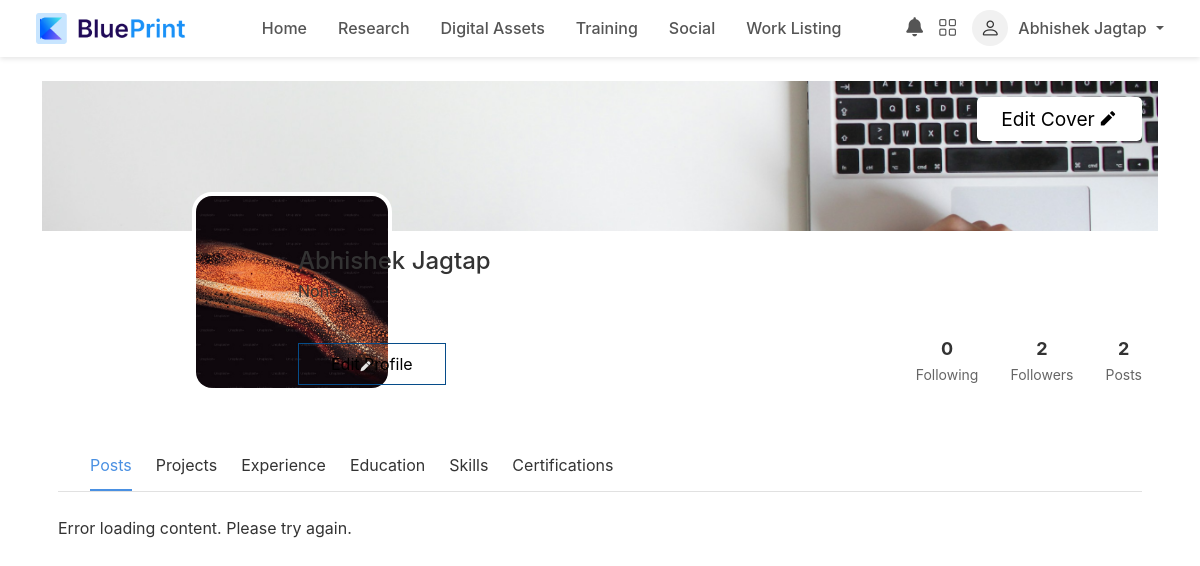
/profile/ (signed in), run on the app's committed database.
### Users/models.py (models this page shows, shortened)
class CustomUser(AbstractUser):
    PROFESSIONAL = 'professional'
    ORGANIZATIONAL = 'organizational'
    INSTRUCTOR = 'instructor'
    INSTITUTIONAL = 'institutional'
    USER_TYPE_CHOICES = [
        (PROFESSIONAL, 'Professional'),
        (ORGANIZATIONAL, 'Organizational'),
        (INSTRUCTOR, 'Instructor'),
        (INSTITUTIONAL, 'Institutional'),
    ]
    user_type = models.CharField(
        max_length=20,
        choices=USER_TYPE_CHOICES,
        default=PROFESSIONAL,
    )
    full_name = models.CharField(max_length=255, blank=True, null=True)  # Add this field

class UserProfile(models.Model):
    user = models.OneToOneField(CustomUser, on_delete=models.CASCADE)
    bio = models.TextField(blank=True, null=True)
    website = models.URLField(blank=True, null=True)
    profile_image = models.ImageField(upload_to='profile_pics/', blank=True, null=True)
    cover_image = models.ImageField(upload_to='cover_images/', blank=True, null=True)

### Users/views.py (the view)
# urls.py: path('profile/',views.profile_view,name='profile'),
def profile_view(request, username=None):
    if username:
        user_obj = get_object_or_404(CustomUser, username=username)
        user_profile, created = UserProfile.objects.get_or_create(user=user_obj)
        is_owner = (user_obj == request.user)
    else:
        user_obj = request.user
        user_profile, created = UserProfile.objects.get_or_create(user=request.user)
        is_owner = True
    follow_request_status = None
    if FollowRequest.objects.filter(from_user=request.user, to_user=user_obj, status='accepted').exists() or \
       FollowRequest.objects.filter(from_user=user_obj, to_user=request.user, status='accepted').exists():
        follow_request_status = 'accepted'
    elif FollowRequest.objects.filter(from_user=request.user, to_user=user_obj, status='pending').exists():
        follow_request_status = 'pending'
    followers_count = FollowRequest.objects.filter(to_user=user_obj, status='accepted').count()
    following_count = FollowRequest.objects.filter(from_user=user_obj, status='accepted').count()
    posts_count = Post.objects.filter(user_profile=user_profile).count()
    if request.headers.get('X-Requested-With') == 'XMLHttpRequest':
        experiences = Experience.objects.filter(user_profile=user_profile).values(
            'title', 'organization_name', 'is_current', 'from_date', 'to_date', 'skills_gained'
        )
        return JsonResponse(list(experiences), safe=False)
    context = {
        'user_obj': user_obj,
        'user_profile': user_profile,
        'is_owner': is_owner,  # Flag to decide which buttons to show in the template
        'follow_request_status': follow_request_status,  # Status of follow request
        'experiences': Experience.objects.filter(user_profile=user_profile),
        'educations': Education.objects.filter(user_profile=user_profile),
        'skills': Skill.objects.filter(user_profile=user_profile),
        'first_name': user_obj.first_name,
        'last_name': user_obj.last_name,
        'bio': user_profile.bio if user_profile else '',
        'followers_count': followers_count,  # Number of followers
        'following_count': following_count,  # Number of users being followed
        'posts_count': posts_count,  # Number of posts
    }
    return render(request, 'profile.html', context)

### Users/context_processors.py (called while the page is built)
def navbar_counts(request):
    if request.user.is_authenticated:
        received_followers = FollowRequest.objects.filter(to_user=request.user, status='accepted').count()
        sent_followers = FollowRequest.objects.filter(from_user=request.user, status='accepted').count()
        return {
            'message_count': Message.objects.filter(receiver=request.user, is_read=False).count(),  # Count unread messages
            'request_count': FollowRequest.objects.filter(to_user=request.user, status='pending').count(),
            'followers_count': received_followers + sent_followers  # Count both sides
        }
    return {}

def unread_messages_count(request):
    if request.user.is_authenticated:
        unread_messages = Message.objects.filter(receiver=request.user, is_read=False).order_by('-timestamp')
        unread_count = unread_messages.count()
        latest_message = unread_messages.first()  # Get latest unread message
        latest_message_info = {
            "id": latest_message.id if latest_message else None,
            "sender": latest_message.sender.first_name if latest_message else None
        }
        return {
            "unread_messages": unread_count,
            "latest_unread_message": latest_message_info
        }
    return {}

def cart_context(request):
    cart_count = CartItem.objects.filter(user=request.user).count() if request.user.is_authenticated else 0
    return {'cart_count': cart_count}

### Users/templates/profile.html (shortened to what this page needs)
{% extends 'dashboard.html'%}
{% block content %}
{%load static%}
<!DOCTYPE html>
<html lang="en">
<head>
    <link rel="stylesheet" href="https://cdnjs.cloudflare.com/ajax/libs/font-awesome/6.5.1/css/all.min.css">
    <link href="https://cdn.jsdelivr.net/npm/remixicon@4.5.0/fonts/remixicon.css" rel="stylesheet" />
</head>
<body>
  <div class="profile-container">
      <header class="header">
          {% if is_owner %}
            <button id="openCoverModal" class="edit-button">
                Edit Cover <i class="ri-pencil-fill"></i>
            </button>
          {% endif %}
      </header>
      <div class="profile-image">
          <img src="{% if user_profile.profile_image %}{{ user_profile.profile_image.url }}{% else %}{% static 'images/Profile-default.png' %}{% endif %}" alt="Profile picture">
          {% if is_owner %}
            <div id="openProfilePicModal" class="edit-icon-profile">
                <i class="fa-solid fa-pen"></i>
            </div>
          {% endif %}
      </div>
      <main class="main-content">
          <section class="profile-info">
              <div class="profile-details">
                  <div class="profile-header px-3">
                      <div class="name-role">
                        <h1>{{ user_obj.first_name }} {{ user_obj.last_name }}</h1>
                          <p>{{ bio }}</p>
                      </div>
                      <div class="profile-actions">
                        {% if is_owner %}
                            <button id="openModal" class="edit-profile-btn">Edit Profile</button>
                        {% endif %}
                    </div>
                  </div>
                  <div class="profile-stats">
                    <div class="stat-item">
                        <span class="stat-number">{{ following_count }}</span>
                        <span class="stat-label">Following</span>
                    </div>
                    <div class="stat-item">
                        <span class="stat-number">{{ followers_count }}</span>
                        <span class="stat-label">Followers</span>
                    </div>
                    <div class="stat-item">
                        <span class="stat-number">{{ posts_count }}</span>
                        <span class="stat-label">Posts</span>
                    </div>
                </div>
              </div>
          </section>
          <nav class="profile-nav">
            <ul class="nav-tabs">
                <li class="active"><a href="#posts" data-target="posts" data-username="{{ searched_user_profile.user.username }}">Posts</a></li>
                <li><a href="#projects" data-target="projects">Projects</a></li>
                <li><a href="#experience" data-target="experience">Experience</a></li>
                <li><a href="#education" data-target="education">Education</a></li>
                <li><a href="#skills" data-target="skills">Skills</a></li>
                <li><a href="#certifications" data-target="certifications">Certifications</a></li>
            </ul>
        </nav>
          <div id="dynamic-content">
          </div>
      </main>
  </div>
    </body>
</html>
{% endblock %}

### Dashboard/templates/dashboard.html (shortened to what this page needs)
{% load static %}
<!DOCTYPE html>
<html lang="en">
<head>
  <link href="https://cdn.jsdelivr.net/npm/bootstrap@5.3.0-alpha3/dist/css/bootstrap.min.css" rel="stylesheet">
  <link href="https://cdn.jsdelivr.net/npm/bootstrap-icons/font/bootstrap-icons.css" rel="stylesheet">
  <link rel="stylesheet" type="text/css" href="https://cdn.jsdelivr.net/npm/toastify-js/src/toastify.min.css">
  <link rel="stylesheet" href="https://cdnjs.cloudflare.com/ajax/libs/font-awesome/6.7.2/css/all.min.css" />
</head>
<body>
  <nav class="navbar navbar-expand-lg px-4 py-2">
    <div class="container-fluid">
      <a class="navbar-brand" href="#">
        <img src="{% static 'images/logo.png' %}" alt="Logo">
      </a>
      <div class="collapse navbar-collapse" id="navbarNav">
        <div class="nav-center">
          <ul class="navbar-nav">
            <li class="nav-item">
              <a class="nav-link {% if request.path == '/dashboard/' %}home-active{% endif %}" href="{% url 'dashboard_new' %}">Home</a>
            </li>
            <li class="nav-item">
              <a class="nav-link {% if request.path == '/research/' %}research-active{% endif %}" href="#">Research</a>
            </li>
            <li class="nav-item">
              <a class="nav-link {% if request.path == '/digitalassets/' %}digital-assets-active{% endif %}" href="{% url 'digitalassets' %}">Digital Assets</a>
            </li>
            <li class="nav-item">
              <a class="nav-link {% if request.path == '/training/' %}training-active{% endif %}" href="{% url 'traning' %}">Training</a>
            </li>
            <li class="nav-item">
              <a class="nav-link {% if request.path == '/social/' %}social-active{% endif %}" href="{% url 'timeline' %}">Social</a>
            </li>
            <li class="nav-item">
              <a class="nav-link " href="{% if user.user_type == 'organizational' %}{% url 'search_talent' %}{% else %}{% url 'work_listing' %}{% endif %}">
                {% if user.user_type == 'organizational' %}Search Talent{% else %}Work Listing{% endif %}
              </a>
            </li>
          </ul>
        </div>
        <div class="d-flex align-items-center">
          <div class="notification-container">
            <a href="{% url 'notifications_page' %}">
              <i class="fas fa-bell notification-icon"></i>
            </a>
          </div>
          <div class="icon-container">
            <i class="bi bi-grid" id="appsToggle"></i>
          </div>
          <div class="profile-section dropdown">
            <div class="profile-icon">
              <i class="bi bi-person fs-5"></i>
            </div>
            <span class="dropdown-toggle" data-bs-toggle="dropdown" aria-expanded="false">
              {{ user.first_name }} {{ user.last_name }}
            </span>
          </div>
        </div>
      </div>
    </div>
  </nav>
  <div class="container my-4">
    {% block content %}
    {% endblock %}
  </div>
</body>
</html>

### Dashboard/templates/dashboard.html (style rules this page uses)
.navbar { background-color: #ffffff; box-shadow: 0px 2px 5px rgba(0, 0, 0, 0.1); }
.navbar-brand { display: flex; align-items: center; font-size: 1.5rem; font-weight: bold; color: #043959; }
.navbar-brand img { width: 150px; margin-right: 10px; }
.nav-center { flex-grow: 1; display: flex; justify-content: center; }
.navbar-nav { display: flex; align-items: center; }
.nav-link { color: #555; font-weight: 500; margin-right: 15px; padding: 5px 15px; border-radius: 20px; transition: all 0.3s ease; font-size: 1rem; text-transform: capitalize; }
.icon-container { margin-right: 15px; position: relative; }
.icon-container i { font-size: 1.2rem; color: #555; cursor: pointer; }
.notification-container { position: relative; display: inline-block; margin-right: 15px; }
.notification-icon { font-size: 1.2rem; color: #555; cursor: pointer; position: relative; }
.profile-section { display: flex; align-items: center; position: relative; }
.profile-icon { width: 36px; height: 36px; border-radius: 50%; background-color: #f1f1f1; display: flex; justify-content: center; align-items: center; margin-right: 10px; }
.profile-section .dropdown-toggle { color: #555; font-weight: 500; font-size: 1rem; }
.profile-section .dropdown-toggle::after { margin-left: 5px; }

### data on the page
CustomUser: first_name "Abhishek", last_name "Jagtap"
UserProfile: profile_image (picture)

### other printed values
{{ bio }} "None"
{{ following_count }} "0"
{{ followers_count }} "2"
{{ posts_count }} "2"
